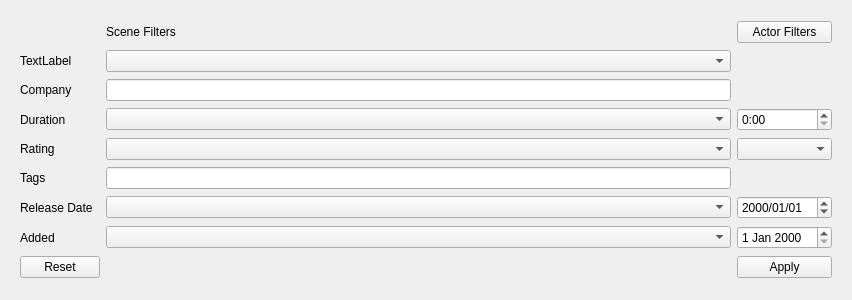
<?xml version="1.0" encoding="UTF-8"?>
<ui version="4.0">
 <class>FilterWidget</class>
 <widget class="QWidget" name="FilterWidget">
  <property name="geometry">
   <rect>
    <x>0</x>
    <y>0</y>
    <width>852</width>
    <height>300</height>
   </rect>
  </property>
  <property name="windowTitle">
   <string>Form</string>
  </property>
  <layout class="QGridLayout" name="gridLayout_3">
   <item row="0" column="0">
    <widget class="QStackedWidget" name="stackedWidget">
     <property name="currentIndex">
      <number>1</number>
     </property>
     <widget class="QWidget" name="actorFilterPage">
      <layout class="QGridLayout" name="gridLayout_4">
       <item row="2" column="0">
        <widget class="QLabel" name="label_5">
         <property name="sizePolicy">
          <sizepolicy hsizetype="Minimum" vsizetype="Preferred">
           <horstretch>0</horstretch>
           <verstretch>0</verstretch>
          </sizepolicy>
         </property>
         <property name="minimumSize">
          <size>
           <width>80</width>
           <height>0</height>
          </size>
         </property>
         <property name="maximumSize">
          <size>
           <width>80</width>
           <height>16777215</height>
          </size>
         </property>
         <property name="text">
          <string>Hair Color</string>
         </property>
        </widget>
       </item>
       <item row="4" column="1">
        <widget class="QComboBox" name="cb_height"/>
       </item>
       <item row="1" column="1">
        <widget class="QComboBox" name="cb_age"/>
       </item>
       <item row="6" column="2">
        <widget class="QPushButton" name="pb_apply_actor">
         <property name="text">
          <string>Apply</string>
         </property>
        </widget>
       </item>
       <item row="2" column="1">
        <widget class="QComboBox" name="cb_hair"/>
       </item>
       <item row="1" column="0">
        <widget class="QLabel" name="label_3">
         <property name="sizePolicy">
          <sizepolicy hsizetype="Minimum" vsizetype="Preferred">
           <horstretch>0</horstretch>
           <verstretch>0</verstretch>
          </sizepolicy>
         </property>
         <property name="minimumSize">
          <size>
           <width>80</width>
           <height>0</height>
          </size>
         </property>
         <property name="maximumSize">
          <size>
           <width>80</width>
           <height>16777215</height>
          </size>
         </property>
         <property name="text">
          <string>Age</string>
         </property>
        </widget>
       </item>
       <item row="4" column="2">
        <widget class="QLineEdit" name="le_height">
         <property name="maximumSize">
          <size>
           <width>80</width>
           <height>25</height>
          </size>
         </property>
         <property name="inputMask">
          <string>9'9&quot;</string>
         </property>
         <property name="text">
          <string>'&quot;</string>
         </property>
         <property name="placeholderText">
          <string>0'0&quot;</string>
         </property>
        </widget>
       </item>
       <item row="1" column="2">
        <widget class="QSpinBox" name="sb_age">
         <property name="minimum">
          <number>18</number>
         </property>
        </widget>
       </item>
       <item row="5" column="1">
        <widget class="QComboBox" name="cb_weight"/>
       </item>
       <item row="3" column="0">
        <widget class="QLabel" name="label_4">
         <property name="sizePolicy">
          <sizepolicy hsizetype="Minimum" vsizetype="Preferred">
           <horstretch>0</horstretch>
           <verstretch>0</verstretch>
          </sizepolicy>
         </property>
         <property name="minimumSize">
          <size>
           <width>80</width>
           <height>0</height>
          </size>
         </property>
         <property name="maximumSize">
          <size>
           <width>80</width>
           <height>16777215</height>
          </size>
         </property>
         <property name="text">
          <string>Ethnicity</string>
         </property>
        </widget>
       </item>
       <item row="5" column="0">
        <widget class="QLabel" name="label_2">
         <property name="sizePolicy">
          <sizepolicy hsizetype="Minimum" vsizetype="Preferred">
           <horstretch>0</horstretch>
           <verstretch>0</verstretch>
          </sizepolicy>
         </property>
         <property name="minimumSize">
          <size>
           <width>80</width>
           <height>0</height>
          </size>
         </property>
         <property name="maximumSize">
          <size>
           <width>80</width>
           <height>16777215</height>
          </size>
         </property>
         <property name="text">
          <string>Weight</string>
         </property>
        </widget>
       </item>
       <item row="5" column="2">
        <widget class="QLineEdit" name="le_weight">
         <property name="maximumSize">
          <size>
           <width>80</width>
           <height>25</height>
          </size>
         </property>
         <property name="inputMask">
          <string/>
         </property>
         <property name="text">
          <string/>
         </property>
         <property name="placeholderText">
          <string/>
         </property>
        </widget>
       </item>
       <item row="4" column="0">
        <widget class="QLabel" name="label">
         <property name="sizePolicy">
          <sizepolicy hsizetype="Minimum" vsizetype="Preferred">
           <horstretch>0</horstretch>
           <verstretch>0</verstretch>
          </sizepolicy>
         </property>
         <property name="minimumSize">
          <size>
           <width>80</width>
           <height>0</height>
          </size>
         </property>
         <property name="maximumSize">
          <size>
           <width>80</width>
           <height>16777215</height>
          </size>
         </property>
         <property name="text">
          <string>Height</string>
         </property>
        </widget>
       </item>
       <item row="6" column="0">
        <widget class="QPushButton" name="pb_clear_actor">
         <property name="text">
          <string>Clear</string>
         </property>
        </widget>
       </item>
       <item row="3" column="1">
        <widget class="QComboBox" name="cb_skin"/>
       </item>
       <item row="0" column="1">
        <widget class="QLabel" name="label_6">
         <property name="text">
          <string>Actor Filters</string>
         </property>
        </widget>
       </item>
       <item row="0" column="2">
        <widget class="QPushButton" name="pb_scenes">
         <property name="text">
          <string>Scene Filters</string>
         </property>
        </widget>
       </item>
      </layout>
     </widget>
     <widget class="QWidget" name="sceneFilterPage">
      <layout class="QGridLayout" name="gridLayout">
       <item row="3" column="1">
        <widget class="QComboBox" name="cb_duration"/>
       </item>
       <item row="3" column="2">
        <widget class="QTimeEdit" name="te_durationEdit">
         <property name="displayFormat">
          <string>h:mm</string>
         </property>
        </widget>
       </item>
       <item row="2" column="0">
        <widget class="QLabel" name="lb_company">
         <property name="text">
          <string>Company</string>
         </property>
        </widget>
       </item>
       <item row="3" column="0">
        <widget class="QLabel" name="lb_duration">
         <property name="text">
          <string>Duration</string>
         </property>
        </widget>
       </item>
       <item row="0" column="2">
        <widget class="QPushButton" name="pb_actorFilters">
         <property name="text">
          <string>Actor Filters</string>
         </property>
        </widget>
       </item>
       <item row="1" column="0">
        <widget class="QLabel" name="label_7">
         <property name="text">
          <string>TextLabel</string>
         </property>
        </widget>
       </item>
       <item row="5" column="0">
        <widget class="QLabel" name="lb_tags">
         <property name="text">
          <string>Tags</string>
         </property>
        </widget>
       </item>
       <item row="2" column="1">
        <widget class="QLineEdit" name="le_company"/>
       </item>
       <item row="5" column="1">
        <widget class="QLineEdit" name="le_tags"/>
       </item>
       <item row="7" column="1">
        <widget class="QComboBox" name="cb_addedDate"/>
       </item>
       <item row="7" column="0">
        <widget class="QLabel" name="label_13">
         <property name="text">
          <string>Added</string>
         </property>
        </widget>
       </item>
       <item row="4" column="0">
        <widget class="QLabel" name="lb_rating">
         <property name="text">
          <string>Rating</string>
         </property>
        </widget>
       </item>
       <item row="6" column="0">
        <widget class="QLabel" name="label_12">
         <property name="text">
          <string>Release Date</string>
         </property>
        </widget>
       </item>
       <item row="4" column="2">
        <widget class="QComboBox" name="cb_ratingValue"/>
       </item>
       <item row="0" column="1">
        <widget class="QLabel" name="lb_title_scenes">
         <property name="text">
          <string>Scene Filters</string>
         </property>
        </widget>
       </item>
       <item row="6" column="1">
        <widget class="QComboBox" name="cb_releaseDate"/>
       </item>
       <item row="1" column="1">
        <widget class="QComboBox" name="cb_1"/>
       </item>
       <item row="7" column="2">
        <widget class="QDateEdit" name="de_added"/>
       </item>
       <item row="4" column="1">
        <widget class="QComboBox" name="cb_ratingOp"/>
       </item>
       <item row="6" column="2">
        <widget class="QDateEdit" name="de_released">
         <property name="displayFormat">
          <string>yyyy/MM/dd</string>
         </property>
        </widget>
       </item>
       <item row="8" column="2">
        <widget class="QPushButton" name="pb_applySceneFilters">
         <property name="text">
          <string>Apply</string>
         </property>
        </widget>
       </item>
       <item row="8" column="0">
        <widget class="QPushButton" name="pb_clearSceneFilters">
         <property name="text">
          <string>Reset</string>
         </property>
        </widget>
       </item>
      </layout>
     </widget>
    </widget>
   </item>
  </layout>
 </widget>
 <resources/>
 <connections/>
</ui>
